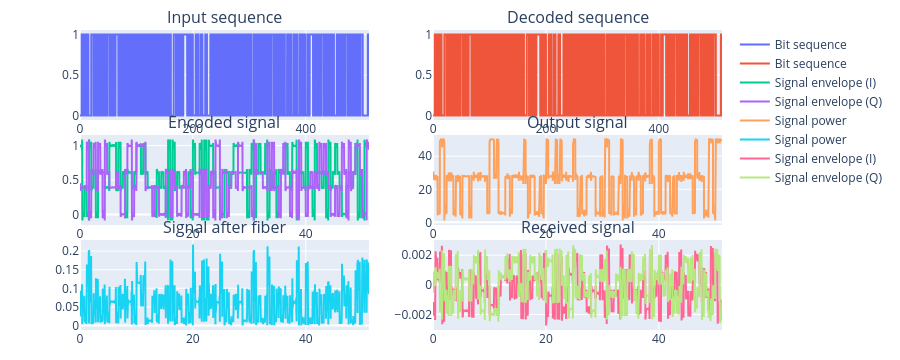

Source (notebook cell):
### Code cell
fig = make_subplots(
    rows=3,
    cols=2,
    subplot_titles=(
        "Input sequence", "Decoded sequence",
        "Encoded signal", "Output signal",
        "Signal after fiber", "Received signal"
    ),
    vertical_spacing = 0.05
)

plot_bitseq(input_signal, fig, 0, row=1, col=1)
plot_bitseq(system.output, fig, row=1, col=2)
plot_envelope(system.find_child("encoder_output").output, fig, row=2, col=1)
plot_power(system.find_child("modulator").output, fig, row=2, col=2)
plot_power(system.find_child("channel").output, fig, row=3, col=1)

plot_envelope(system.find_child("receiver_output").output, fig, row=3, col=2)

fig.update_layout(
    autosize=True,
    height=1000,
    margin=dict(t=30, b=30)
)
fig.show()

### Figure 1 — Plotly figure (JSON) as saved in the notebook; plotly's stock layout.template omitted (floating-point values rounded to 4 significant figures; data arrays with more than 128 entries replaced by an {"elided": "..."} marker saying what was removed)
{"data": [{"name": "Bit sequence", "type": "scatter", "x": {"elided": "5120 float values"}, "xaxis": "x", "y": {"elided": "5120 int values"}, "yaxis": "y"}, {"name": "Bit sequence", "type": "scatter", "x": {"elided": "5120 float values"}, "xaxis": "x2", "y": {"elided": "5120 int values"}, "yaxis": "y2"}, {"name": "Signal envelope (I)", "type": "scatter", "x": {"elided": "5120 float values"}, "xaxis": "x3", "y": {"elided": "5120 float values"}, "yaxis": "y3"}, {"name": "Signal envelope (Q)", "type": "scatter", "x": {"elided": "5120 float values"}, "xaxis": "x3", "y": {"elided": "5120 float values"}, "yaxis": "y3"}, {"name": "Signal power", "type": "scatter", "x": {"elided": "5120 float values"}, "xaxis": "x4", "y": {"elided": "5120 float values"}, "yaxis": "y4"}, {"name": "Signal power", "type": "scatter", "x": {"elided": "5120 float values"}, "xaxis": "x5", "y": {"elided": "5120 float values"}, "yaxis": "y5"}, {"name": "Signal envelope (I)", "type": "scatter", "x": {"elided": "5120 float values"}, "xaxis": "x6", "y": {"elided": "5120 float values"}, "yaxis": "y6"}, {"name": "Signal envelope (Q)", "type": "scatter", "x": {"elided": "5120 float values"}, "xaxis": "x6", "y": {"elided": "5120 float values"}, "yaxis": "y6"}], "layout": {"annotations": [{"font": {"size": 16}, "showarrow": false, "text": "Input sequence", "x": 0.225, "xanchor": "center", "xref": "paper", "y": 1, "yanchor": "bottom", "yref": "paper"}, {"font": {"size": 16}, "showarrow": false, "text": "Decoded sequence", "x": 0.775, "xanchor": "center", "xref": "paper", "y": 1, "yanchor": "bottom", "yref": "paper"}, {"font": {"size": 16}, "showarrow": false, "text": "Encoded signal", "x": 0.225, "xanchor": "center", "xref": "paper", "y": 0.65, "yanchor": "bottom", "yref": "paper"}, {"font": {"size": 16}, "showarrow": false, "text": "Output signal", "x": 0.775, "xanchor": "center", "xref": "paper", "y": 0.65, "yanchor": "bottom", "yref": "paper"}, {"font": {"size": 16}, "showarrow": false, "text": "Signal after fiber", "x": 0.225, "xanchor": "center", "xref": "paper", "y": 0.3, "yanchor": "bottom", "yref": "paper"}, {"font": {"size": 16}, "showarrow": false, "text": "Received signal", "x": 0.775, "xanchor": "center", "xref": "paper", "y": 0.3, "yanchor": "bottom", "yref": "paper"}], "autosize": true, "height": 360, "margin": {"b": 30, "t": 30}, "xaxis": {"anchor": "y", "autorange": true, "domain": [0, 0.45], "range": [0, 511.9], "type": "linear"}, "xaxis2": {"anchor": "y2", "autorange": true, "domain": [0.55, 1], "range": [0, 511.9], "type": "linear"}, "xaxis3": {"anchor": "y3", "autorange": true, "domain": [0, 0.45], "range": [0, 51.19], "type": "linear"}, "xaxis4": {"anchor": "y4", "autorange": true, "domain": [0.55, 1], "range": [0, 51.19], "type": "linear"}, "xaxis5": {"anchor": "y5", "autorange": true, "domain": [0, 0.45], "range": [0, 51.19], "type": "linear"}, "xaxis6": {"anchor": "y6", "autorange": true, "domain": [0.55, 1], "range": [0, 51.19], "type": "linear"}, "yaxis": {"anchor": "x", "autorange": true, "domain": [0.7, 1], "range": [-0.05556, 1.056], "type": "linear"}, "yaxis2": {"anchor": "x2", "autorange": true, "domain": [0.7, 1], "range": [-0.05556, 1.056], "type": "linear"}, "yaxis3": {"anchor": "x3", "autorange": true, "domain": [0.35, 0.65], "range": [-0.1541, 1.153], "type": "linear"}, "yaxis4": {"anchor": "x4", "autorange": true, "domain": [0.35, 0.65], "range": [-1.594, 52.84], "type": "linear"}, "yaxis5": {"anchor": "x5", "autorange": true, "domain": [0, 0.3], "range": [-0.01201, 0.2298], "type": "linear"}, "yaxis6": {"anchor": "x6", "autorange": true, "domain": [0, 0.3], "range": [-0.003045, 0.003027], "type": "linear"}}}
